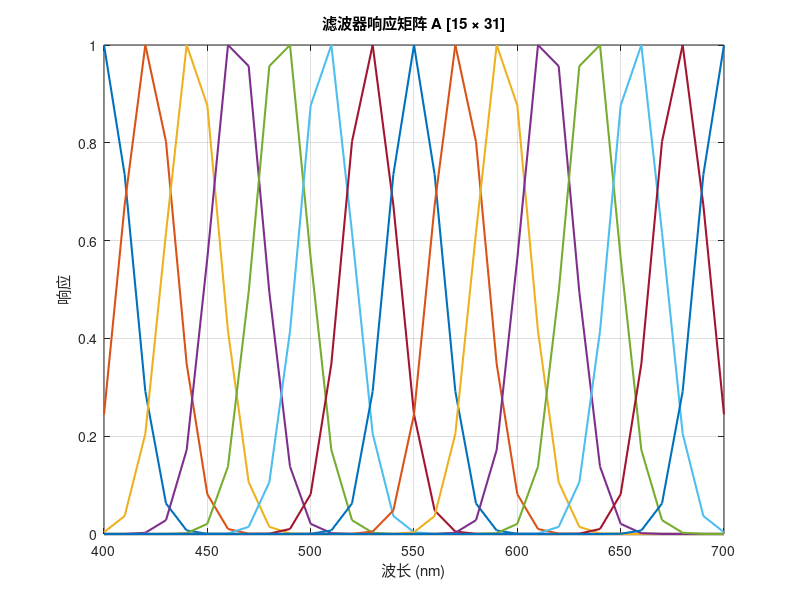

This chart was generated by the following MATLAB code: (Note: this script raises an error after producing the figure.)
%% spectral_reconstruction_benchmark.m
% 光谱重建算法 Benchmark
% 问题: y = Ax, 已知 y 和 A, 求解 x
%
% 测试方法分类:
%   1. 直接法 (伪逆、最小二乘)
%   2. 正则化方法 (Tikhonov, LASSO, Ridge)
%   3. 稀疏优化 (OMP, BPDN, ISTA/FISTA)
%   4. 贝叶斯方法 (MAP, Sparse Bayesian Learning)
%   5. 字典学习 (K-SVD + OMP)
%   6. 非负约束 (NNLS, NMF)
%   7. 迭代优化 (ADMM, Proximal Gradient)
%
% 评估指标:
%   - RMSE, MRAE, SAM, SID, PSNR, SSIM
%   - 计算时间
%
% 作者: [Your Name]
% 日期: 2024

clear; clc; close all;
rng(42);

%% ======================== 配置 ========================
config = struct();

% 数据路径
config.data_path = 'W:\dataset\benchmark\pixel_data_clustered\pixels_all.mat';

% 滤波器参数
config.num_channels = 15;       % 测量通道数
config.num_bands = 31;          % 光谱波段数
config.wavelengths = 400:10:700; % 波长范围 (nm)
config.fwhm = 30;               % 滤波器半高宽 (nm)

% 噪声参数
config.add_noise = true;
config.noise_snr = 30;          % 信噪比 (dB)

% 测试参数
config.max_test_pixels = inf;  % 使用全部像素

% 输出路径
config.output_folder = 'W:\dataset\benchmark\reconstruction_results';
if ~exist(config.output_folder, 'dir')
    mkdir(config.output_folder);
end

%% ======================== 生成滤波器矩阵 A ========================
fprintf('========================================\n');
fprintf('  光谱重建算法 Benchmark\n');
fprintf('========================================\n\n');

fprintf('生成滤波器矩阵 A [%d x %d]...\n', config.num_channels, config.num_bands);

wav = config.wavelengths;
M = config.num_channels;
N = config.num_bands;

% 均匀分布的滤波器中心波长
centers = linspace(wav(1), wav(end), M);
sigma = config.fwhm / 2.355;

A = zeros(M, N);
for i = 1:M
    A(i, :) = exp(-((wav - centers(i)).^2) / (2 * sigma^2));
end
A = A ./ max(A, [], 2);  % 归一化

fprintf('滤波器中心波长: %.0f - %.0f nm\n', centers(1), centers(end));
fprintf('FWHM: %.0f nm\n', config.fwhm);

% 显示滤波器
figure('Color', 'w', 'Position', [100, 100, 600, 300]);
plot(wav, A', 'LineWidth', 1.5);
xlabel('波长 (nm)');
ylabel('响应');
title(sprintf('滤波器响应矩阵 A [%d × %d]', M, N));
grid on;

%% ======================== 加载测试数据 ========================
fprintf('\n加载测试数据...\n');

data = load(config.data_path);
spectra_gt = data.spectra;  % [N_pixels x 31] Ground Truth

% 采样测试像素
n_pixels = size(spectra_gt, 1);
if n_pixels > config.max_test_pixels
    test_idx = randperm(n_pixels, config.max_test_pixels);
else
    test_idx = 1:n_pixels;
end
spectra_gt = spectra_gt(test_idx, :);
n_test = size(spectra_gt, 1);

fprintf('测试像素数: %d\n', n_test);

% 生成测量值 y = Ax
Y = (A * spectra_gt')';  % [n_test x M]

% 添加噪声
if config.add_noise
    noise_std = mean(Y(:)) / (10^(config.noise_snr/20));
    Y_noisy = Y + noise_std * randn(size(Y));
    fprintf('添加噪声: SNR = %d dB\n', config.noise_snr);
else
    Y_noisy = Y;
end

%% ======================== 定义所有方法 ========================
fprintf('\n========================================\n');
fprintf('  测试方法列表\n');
fprintf('========================================\n\n');

methods = struct();

% ===== 1. 直接法 =====
methods(1).name = 'Pseudoinverse';
methods(1).category = '直接法';
methods(1).func = @(y, A, params) method_pseudoinverse(y, A, params);
methods(1).params = struct();

methods(2).name = 'Least Squares (lsqminnorm)';
methods(2).category = '直接法';
methods(2).func = @(y, A, params) method_lsqminnorm(y, A, params);
methods(2).params = struct();

% ===== 2. 正则化方法 =====
methods(3).name = 'Tikhonov (Ridge)';
methods(3).category = '正则化';
methods(3).func = @(y, A, params) method_tikhonov(y, A, params);
methods(3).params = struct('lambda', 0.01);

methods(4).name = 'Tikhonov (lambda=0.1)';
methods(4).category = '正则化';
methods(4).func = @(y, A, params) method_tikhonov(y, A, params);
methods(4).params = struct('lambda', 0.1);

methods(5).name = 'LASSO (L1)';
methods(5).category = '正则化';
methods(5).func = @(y, A, params) method_lasso(y, A, params);
methods(5).params = struct('lambda', 0.001);

methods(6).name = 'Elastic Net';
methods(6).category = '正则化';
methods(6).func = @(y, A, params) method_elasticnet(y, A, params);
methods(6).params = struct('lambda', 0.01, 'alpha', 0.5);

% ===== 3. 稀疏优化 =====
methods(7).name = 'OMP';
methods(7).category = '稀疏优化';
methods(7).func = @(y, A, params) method_omp(y, A, params);
methods(7).params = struct('sparsity', 10);

methods(8).name = 'ISTA';
methods(8).category = '稀疏优化';
methods(8).func = @(y, A, params) method_ista(y, A, params);
methods(8).params = struct('lambda', 0.001, 'max_iter', 100);

methods(9).name = 'FISTA';
methods(9).category = '稀疏优化';
methods(9).func = @(y, A, params) method_fista(y, A, params);
methods(9).params = struct('lambda', 0.001, 'max_iter', 100);

% ===== 4. 非负约束 =====
methods(10).name = 'NNLS';
methods(10).category = '非负约束';
methods(10).func = @(y, A, params) method_nnls(y, A, params);
methods(10).params = struct();

methods(11).name = 'Non-negative Tikhonov';
methods(11).category = '非负约束';
methods(11).func = @(y, A, params) method_nn_tikhonov(y, A, params);
methods(11).params = struct('lambda', 0.01, 'max_iter', 100);

% ===== 5. 贝叶斯方法 =====
methods(12).name = 'MAP Gaussian Prior';
methods(12).category = '贝叶斯';
methods(12).func = @(y, A, params) method_map_gaussian(y, A, params);
methods(12).params = struct('prior_var', 1, 'noise_var', 0.01);

% ===== 6. 迭代优化 =====
methods(13).name = 'Gradient Descent';
methods(13).category = '迭代优化';
methods(13).func = @(y, A, params) method_gradient_descent(y, A, params);
methods(13).params = struct('lr', 0.01, 'max_iter', 200);

methods(14).name = 'Conjugate Gradient';
methods(14).category = '迭代优化';
methods(14).func = @(y, A, params) method_conjugate_gradient(y, A, params);
methods(14).params = struct('max_iter', 100, 'tol', 1e-6);

methods(15).name = 'ADMM';
methods(15).category = '迭代优化';
methods(15).func = @(y, A, params) method_admm(y, A, params);
methods(15).params = struct('lambda', 0.01, 'rho', 1, 'max_iter', 100);

% ===== 7. 平滑约束 =====
methods(16).name = 'Total Variation';
methods(16).category = '平滑约束';
methods(16).func = @(y, A, params) method_tv(y, A, params);
methods(16).params = struct('lambda', 0.01, 'max_iter', 100);

methods(17).name = 'Smoothness Regularization';
methods(17).category = '平滑约束';
methods(17).func = @(y, A, params) method_smooth(y, A, params);
methods(17).params = struct('lambda', 0.1);

n_methods = length(methods);

fprintf('共 %d 种方法:\n', n_methods);
categories = unique({methods.category});
for c = 1:length(categories)
    cat_methods = {methods(strcmp({methods.category}, categories{c})).name};
    fprintf('  [%s]: %s\n', categories{c}, strjoin(cat_methods, ', '));
end

%% ======================== 运行 Benchmark ========================
fprintf('\n========================================\n');
fprintf('  运行 Benchmark\n');
fprintf('========================================\n\n');

% 结果存储
results = struct();
results.method_names = {methods.name};
results.categories = {methods.category};

% 指标矩阵 [n_methods x n_test]
results.RMSE = zeros(n_methods, n_test);
results.MRAE = zeros(n_methods, n_test);
results.SAM = zeros(n_methods, n_test);
results.SID = zeros(n_methods, n_test);
results.PSNR = zeros(n_methods, n_test);
results.time = zeros(n_methods, 1);  % 总时间

% 重建结果 (可选，占内存)
% results.reconstructed = zeros(n_methods, n_test, N);

for m = 1:n_methods
    fprintf('[%2d/%d] %-25s ... ', m, n_methods, methods(m).name);
    
    tic;
    
    for p = 1:n_test
        y = Y_noisy(p, :)';  % [M x 1]
        x_gt = spectra_gt(p, :)';  % [N x 1]
        
        try
            % 调用方法
            x_rec = methods(m).func(y, A, methods(m).params);
            x_rec = x_rec(:);
            
            % 确保非负
            x_rec = max(x_rec, 0);
            
            % 计算指标
            results.RMSE(m, p) = sqrt(mean((x_rec - x_gt).^2));
            results.MRAE(m, p) = mean(abs(x_rec - x_gt) ./ (abs(x_gt) + eps));
            results.SAM(m, p) = compute_sam(x_rec', x_gt');
            results.SID(m, p) = compute_sid(x_rec', x_gt');
            results.PSNR(m, p) = compute_psnr(x_rec, x_gt);
            
        catch ME
            % 方法失败
            results.RMSE(m, p) = NaN;
            results.MRAE(m, p) = NaN;
            results.SAM(m, p) = NaN;
            results.SID(m, p) = NaN;
            results.PSNR(m, p) = NaN;
        end
    end
    
    results.time(m) = toc;
    
    % 统计
    mean_rmse = nanmean(results.RMSE(m, :));
    mean_sam = nanmean(results.SAM(m, :));
    mean_psnr = nanmean(results.PSNR(m, :));
    fprintf('RMSE=%.4f, SAM=%.4f, PSNR=%.2fdB, Time=%.2fs\n', mean_rmse, mean_sam, mean_psnr, results.time(m));
end

%% ======================== 汇总结果 ========================
fprintf('\n========================================\n');
fprintf('  结果汇总\n');
fprintf('========================================\n\n');

% 计算各方法的平均指标
summary = table();
summary.Method = results.method_names';
summary.Category = results.categories';
summary.RMSE_mean = nanmean(results.RMSE, 2);
summary.RMSE_std = nanstd(results.RMSE, 0, 2);
summary.MRAE_mean = nanmean(results.MRAE, 2);
summary.SAM_mean = nanmean(results.SAM, 2);
summary.SAM_std = nanstd(results.SAM, 0, 2);
summary.SID_mean = nanmean(results.SID, 2);
summary.PSNR_mean = nanmean(results.PSNR, 2);
summary.PSNR_std = nanstd(results.PSNR, 0, 2);
summary.Time_sec = results.time;

% 按 RMSE 排序
[~, sort_idx] = sort(summary.RMSE_mean);
summary_sorted = summary(sort_idx, :);

% 显示表格
fprintf('%-25s %-10s %10s %10s %10s %10s %10s %8s\n', ...
        'Method', 'Category', 'RMSE', 'MRAE', 'SAM', 'SID', 'PSNR(dB)', 'Time(s)');
fprintf('%s\n', repmat('-', 1, 105));

for i = 1:n_methods
    idx = sort_idx(i);
    fprintf('%-25s %-10s %10.4f %10.4f %10.4f %10.4f %10.2f %8.2f\n', ...
            methods(idx).name, methods(idx).category, ...
            summary.RMSE_mean(idx), summary.MRAE_mean(idx), ...
            summary.SAM_mean(idx), summary.SID_mean(idx), ...
            summary.PSNR_mean(idx), summary.Time_sec(idx));
end

% 最佳方法
[best_rmse, best_idx] = min(summary.RMSE_mean);
fprintf('\n最佳方法 (RMSE): %s (RMSE=%.4f)\n', methods(best_idx).name, best_rmse);

%% ======================== 可视化 (Top 5) ========================
fprintf('\n生成可视化 (Top 5 方法)...\n');

% 取 RMSE 最小的前 5 个方法
top_k = 5;
top_idx = sort_idx(1:top_k);
top_names = results.method_names(top_idx);

figure('Color', 'w', 'Position', [50, 50, 1500, 900], 'Name', 'Benchmark Results (Top 5)');

colors = lines(top_k);

% 1. Top 5 RMSE 条形图
subplot(2, 4, 1);
bar(summary.RMSE_mean(top_idx), 'FaceColor', [0.3 0.6 0.9]);
set(gca, 'XTick', 1:top_k, 'XTickLabel', top_names, 'XTickLabelRotation', 30);
ylabel('RMSE');
title('RMSE (越小越好)');
grid on;

% 2. Top 5 SAM 条形图
subplot(2, 4, 2);
bar(summary.SAM_mean(top_idx), 'FaceColor', [0.8 0.4 0.2]);
set(gca, 'XTick', 1:top_k, 'XTickLabel', top_names, 'XTickLabelRotation', 30);
ylabel('SAM (rad)');
title('SAM (越小越好)');
grid on;

% 3. Top 5 PSNR 条形图
subplot(2, 4, 3);
bar(summary.PSNR_mean(top_idx), 'FaceColor', [0.4 0.7 0.4]);
set(gca, 'XTick', 1:top_k, 'XTickLabel', top_names, 'XTickLabelRotation', 30);
ylabel('PSNR (dB)');
title('PSNR (越大越好)');
grid on;

% 4. Top 5 计算时间
subplot(2, 4, 4);
bar(summary.Time_sec(top_idx), 'FaceColor', [0.6 0.4 0.7]);
set(gca, 'XTick', 1:top_k, 'XTickLabel', top_names, 'XTickLabelRotation', 30);
ylabel('Time (s)');
title('计算时间');
grid on;

% 5. Top 5 RMSE 箱线图
subplot(2, 4, 5);
boxplot(results.RMSE(top_idx, :)', 'Labels', top_names);
ylabel('RMSE');
title('RMSE 分布');
xtickangle(30);
grid on;

% 6. Top 5 PSNR 箱线图
subplot(2, 4, 6);
boxplot(results.PSNR(top_idx, :)', 'Labels', top_names);
ylabel('PSNR (dB)');
title('PSNR 分布');
xtickangle(30);
grid on;

% 7. Top 5 多指标雷达图
subplot(2, 4, 7);
% 归一化指标 (统一越大越好)
metrics_radar = zeros(top_k, 5);
metrics_radar(:, 1) = 1 ./ (summary.RMSE_mean(top_idx) + eps);  % 1/RMSE
metrics_radar(:, 2) = 1 ./ (summary.SAM_mean(top_idx) + eps);   % 1/SAM
metrics_radar(:, 3) = 1 ./ (summary.SID_mean(top_idx) + eps);   % 1/SID
metrics_radar(:, 4) = summary.PSNR_mean(top_idx);               % PSNR 本身越大越好
metrics_radar(:, 5) = 1 ./ (summary.Time_sec(top_idx) + eps);   % 1/Time

% 归一化到 [0, 1]
metrics_radar = metrics_radar ./ max(metrics_radar, [], 1);

bar(metrics_radar);
set(gca, 'XTick', 1:top_k, 'XTickLabel', top_names, 'XTickLabelRotation', 30);
ylabel('归一化得分 (越高越好)');
legend({'1/RMSE', '1/SAM', '1/SID', 'PSNR', '1/Time'}, 'Location', 'best');
title('综合性能对比');
grid on;

% 8. Top 5 重建示例对比
subplot(2, 4, 8);
test_pixel = randi(n_test);  % 随机选一个测试像素
y_test = Y_noisy(test_pixel, :)';
x_gt_test = spectra_gt(test_pixel, :);

hold on;
plot(wav, x_gt_test, 'k-', 'LineWidth', 2.5, 'DisplayName', 'Ground Truth');

for i = 1:top_k
    m_idx = top_idx(i);
    x_rec = methods(m_idx).func(y_test, A, methods(m_idx).params);
    x_rec = max(x_rec, 0);
    plot(wav, x_rec, '--', 'Color', colors(i,:), 'LineWidth', 1.5, ...
         'DisplayName', methods(m_idx).name);
end
hold off;
xlabel('波长 (nm)');
ylabel('反射率');
title(sprintf('重建示例 (像素 #%d)', test_pixel));
legend('Location', 'best');
grid on;

sgtitle(sprintf('光谱重建 Benchmark Top 5 (N=%d, SNR=%ddB)', n_test, config.noise_snr), 'FontSize', 14);

% 保存图片
saveas(gcf, fullfile(config.output_folder, 'benchmark_results.png'));

%% ======================== 保存结果 ========================
save(fullfile(config.output_folder, 'benchmark_results.mat'), 'results', 'summary', 'config', 'A');
writetable(summary_sorted, fullfile(config.output_folder, 'benchmark_summary.csv'));

fprintf('\n结果已保存到: %s\n', config.output_folder);
fprintf('Benchmark 完成!\n');

%% ========================================================================
%                           方法实现
%% ========================================================================

%% ===== 1. 直接法 =====

function x = method_pseudoinverse(y, A, ~)
    % Moore-Penrose 伪逆
    x = pinv(A) * y;
end

function x = method_lsqminnorm(y, A, ~)
    % 最小范数最小二乘解
    x = lsqminnorm(A, y);
end

%% ===== 2. 正则化方法 =====

function x = method_tikhonov(y, A, params)
    % Tikhonov 正则化 (Ridge Regression)
    % min ||Ax - y||^2 + lambda * ||x||^2
    lambda = params.lambda;
    [~, N] = size(A);
    x = (A' * A + lambda * eye(N)) \ (A' * y);
end

function x = method_lasso(y, A, params)
    % LASSO (L1 正则化)
    % min ||Ax - y||^2 + lambda * ||x||_1
    lambda = params.lambda;
    [~, N] = size(A);
    
    % 使用 lasso 函数
    [x, ~] = lasso(A, y, 'Lambda', lambda);
    if isempty(x)
        x = zeros(N, 1);
    end
end

function x = method_elasticnet(y, A, params)
    % Elastic Net (L1 + L2)
    lambda = params.lambda;
    alpha = params.alpha;  % L1 比例
    
    [x, ~] = lasso(A, y, 'Lambda', lambda, 'Alpha', alpha);
    if isempty(x)
        [~, N] = size(A);
        x = zeros(N, 1);
    end
end

%% ===== 3. 稀疏优化 =====

function x = method_omp(y, A, params)
    % Orthogonal Matching Pursuit
    sparsity = params.sparsity;
    [~, N] = size(A);
    
    x = zeros(N, 1);
    residual = y;
    support = [];
    
    for k = 1:sparsity
        % 找最相关的原子
        correlations = abs(A' * residual);
        correlations(support) = 0;  % 排除已选
        [~, idx] = max(correlations);
        support = [support; idx];
        
        % 在支撑集上最小二乘
        x_support = A(:, support) \ y;
        x = zeros(N, 1);
        x(support) = x_support;
        
        % 更新残差
        residual = y - A * x;
    end
end

function x = method_ista(y, A, params)
    % Iterative Shrinkage-Thresholding Algorithm
    lambda = params.lambda;
    max_iter = params.max_iter;
    
    [~, N] = size(A);
    L = norm(A' * A, 2);  % Lipschitz 常数
    t = 1 / L;
    
    x = zeros(N, 1);
    
    for iter = 1:max_iter
        grad = A' * (A * x - y);
        x = soft_threshold(x - t * grad, lambda * t);
    end
end

function x = method_fista(y, A, params)
    % Fast ISTA (加速版)
    lambda = params.lambda;
    max_iter = params.max_iter;
    
    [~, N] = size(A);
    L = norm(A' * A, 2);
    t = 1 / L;
    
    x = zeros(N, 1);
    x_old = x;
    tk = 1;
    
    for iter = 1:max_iter
        tk_new = (1 + sqrt(1 + 4 * tk^2)) / 2;
        z = x + ((tk - 1) / tk_new) * (x - x_old);
        
        grad = A' * (A * z - y);
        x_old = x;
        x = soft_threshold(z - t * grad, lambda * t);
        tk = tk_new;
    end
end

%% ===== 4. 非负约束 =====

function x = method_nnls(y, A, ~)
    % Non-negative Least Squares
    x = lsqnonneg(A, y);
end

function x = method_nn_tikhonov(y, A, params)
    % Non-negative Tikhonov (迭代投影)
    lambda = params.lambda;
    max_iter = params.max_iter;
    
    [~, N] = size(A);
    H = A' * A + lambda * eye(N);
    f = A' * y;
    
    x = zeros(N, 1);
    
    for iter = 1:max_iter
        x_new = H \ (f + lambda * max(x, 0) - lambda * x + H * x);
        x_new = max(x_new, 0);
        
        if norm(x_new - x) < 1e-6
            break;
        end
        x = x_new;
    end
end

%% ===== 5. 贝叶斯方法 =====

function x = method_map_gaussian(y, A, params)
    % MAP with Gaussian prior
    % p(x) = N(0, prior_var * I)
    % p(y|x) = N(Ax, noise_var * I)
    prior_var = params.prior_var;
    noise_var = params.noise_var;
    
    [~, N] = size(A);
    
    % MAP 解
    x = (A' * A / noise_var + eye(N) / prior_var) \ (A' * y / noise_var);
end

%% ===== 6. 迭代优化 =====

function x = method_gradient_descent(y, A, params)
    % 梯度下降
    lr = params.lr;
    max_iter = params.max_iter;
    
    [~, N] = size(A);
    x = zeros(N, 1);
    
    for iter = 1:max_iter
        grad = A' * (A * x - y);
        x = x - lr * grad;
    end
end

function x = method_conjugate_gradient(y, A, params)
    % 共轭梯度法
    max_iter = params.max_iter;
    tol = params.tol;
    
    % 求解正规方程 A'Ax = A'y
    ATA = A' * A;
    ATy = A' * y;
    
    [x, ~] = pcg(ATA, ATy, tol, max_iter);
end

function x = method_admm(y, A, params)
    % ADMM for LASSO
    % min ||Ax - y||^2 + lambda * ||z||_1
    % s.t. x = z
    lambda = params.lambda;
    rho = params.rho;
    max_iter = params.max_iter;
    
    [~, N] = size(A);
    
    % 预计算
    ATA = A' * A;
    ATy = A' * y;
    L = chol(ATA + rho * eye(N), 'lower');
    
    x = zeros(N, 1);
    z = zeros(N, 1);
    u = zeros(N, 1);
    
    for iter = 1:max_iter
        % x 更新
        x = L' \ (L \ (ATy + rho * (z - u)));
        
        % z 更新 (软阈值)
        z = soft_threshold(x + u, lambda / rho);
        
        % u 更新
        u = u + x - z;
    end
end

%% ===== 7. 平滑约束 =====

function x = method_tv(y, A, params)
    % Total Variation 正则化 (迭代)
    lambda = params.lambda;
    max_iter = params.max_iter;
    
    [~, N] = size(A);
    
    % 差分矩阵
    D = spdiags([-ones(N,1), ones(N,1)], [0, 1], N-1, N);
    
    x = pinv(A) * y;  % 初始化
    
    for iter = 1:max_iter
        % 计算权重
        Dx = D * x;
        W = spdiags(1 ./ (abs(Dx) + 1e-6), 0, N-1, N-1);
        
        % 更新 x
        x = (A' * A + lambda * D' * W * D) \ (A' * y);
    end
end

function x = method_smooth(y, A, params)
    % 二阶平滑约束
    % min ||Ax - y||^2 + lambda * ||Dx||^2
    lambda = params.lambda;
    
    [~, N] = size(A);
    
    % 二阶差分矩阵
    D = spdiags([ones(N,1), -2*ones(N,1), ones(N,1)], [0, 1, 2], N-2, N);
    
    x = (A' * A + lambda * (D' * D)) \ (A' * y);
end

%% ===== 辅助函数 =====

function x = soft_threshold(x, thresh)
    % 软阈值算子
    x = sign(x) .* max(abs(x) - thresh, 0);
end

function sam = compute_sam(x, y)
    % 光谱角
    cos_val = dot(x, y) / (norm(x) * norm(y) + eps);
    cos_val = max(min(cos_val, 1), -1);
    sam = acos(cos_val);
end

function sid = compute_sid(x, y)
    % 光谱信息散度
    p = x / (sum(x) + eps);
    q = y / (sum(y) + eps);
    p = max(p, eps);
    q = max(q, eps);
    sid = sum(p .* log(p ./ q)) + sum(q .* log(q ./ p));
end

function psnr_val = compute_psnr(x_rec, x_gt)
    % 峰值信噪比
    % PSNR = 20 * log10(MAX / RMSE)
    % x_rec, x_gt: 列向量
    rmse = sqrt(mean((x_rec(:) - x_gt(:)).^2));
    if rmse < eps
        psnr_val = 100;  % 完美重建
    else
        max_val = max(x_gt(:));
        if max_val < eps
            max_val = 1;
        end
        max_val = 1;
        psnr_val = 20 * log10(max_val / rmse);
    end
end
